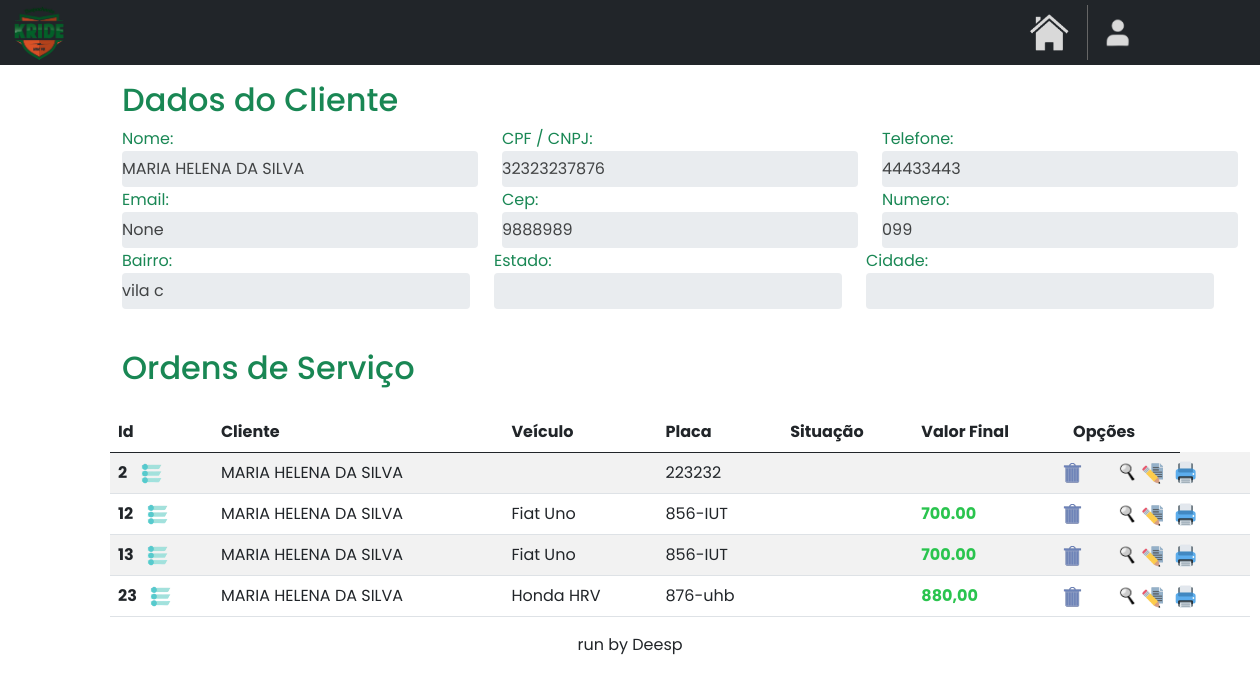
The app's page /home/consultar_cliente/36/, older data.
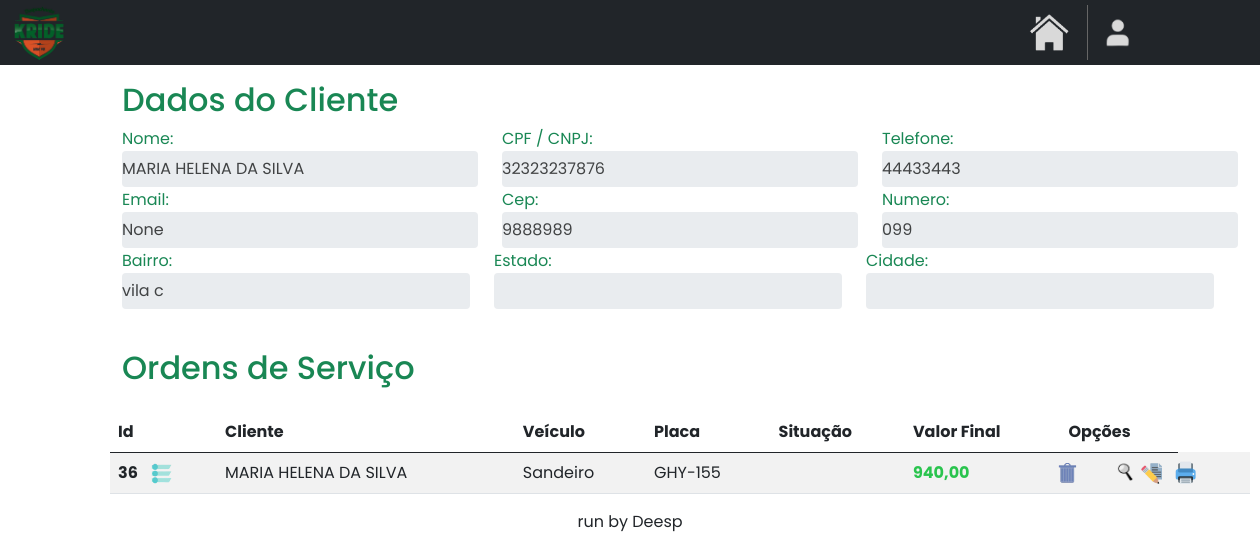
The same page, newer data.
### clientes/models.py (models this page shows)
class Cliente(models.Model):
    name = models.CharField(max_length=40)
    cpf_cnpj = models.CharField(max_length=14)
    telefone = models.CharField(max_length=11)
    cep = models.CharField(max_length=50, default='')
    bairro = models.CharField(max_length=30, default='')
    estado = models.CharField(max_length=30, default='')
    cidade = models.CharField(max_length=15, default='')
    numero = models.CharField(max_length=6, default='')
    email = models.EmailField(max_length=100, null=True, blank=True)

### OS/models.py (models this page shows)
class OrdemServico(models.Model):
    renavam = models.IntegerField()
    placa = models.CharField(max_length=10)
    cliente_id = models.ForeignKey(Cliente, on_delete=models.CASCADE)
    nome_cliente = models.CharField(max_length=40)
    chassi = models.CharField(max_length=30, default='')
    cor = models.CharField(max_length=14, default='')
    combustivel = models.CharField(max_length=15, default='')
    modelo = models.CharField(max_length=25, default='')
    valor_veiculo = models.CharField(max_length=10, default='')
    ano_modelo = models.CharField(max_length=5, default='')
    pendencias = models.CharField(max_length=30, default='')
    data_entrega = models.DateField(null=True, blank=True)
    data_aq = models.DateField(null=True, blank=True)
    data_servico = models.DateField(default=datetime.date.today)
    desconto = models.CharField(max_length=10, default='')
    valor_f = models.CharField(max_length=10, default='')
    observacoes = models.TextField(blank=True, null=True)
    status = models.CharField(max_length=20, default='')
    cpf_vendedor = models.CharField(max_length=20, default='')
    concessionaria = models.CharField(max_length=30, default='')
    tipo_veiculo = models.CharField(max_length=15, default='')

### clientes/views.py (the view)
# urls.py: path('consultar_cliente/<str:id>/', clienteviews.consultar_cliente, name='consultar_cliente'),
def consultar_cliente(request, id):
    cliente = get_object_or_404(Cliente, pk=id)
    ordem_servico = OrdemServico.objects.filter(cliente_id=id)
    return render(
        request,
        'consulta.html',
        {'cliente': cliente,
         'ordem_servicos': ordem_servico}
    )

### clientes/templates/consulta.html (shortened to what this page needs)
{% extends "base.html" %}
{% load static %}
{% block content %}
<!DOCTYPE html>
<html lang="en">
<head>
    <link href="https://cdn.jsdelivr.net/npm/bootstrap@5.0.2/dist/css/bootstrap.min.css" rel="stylesheet">
</head>
<body>
    <div class="container mt-3 custom-container">
        <div class="d-flex justify-content-start align-items-center">
            <h2 class="me-auto text-success">Dados do Cliente</h2>
        </div>
    </div>
    <div class="container custom-container">
        <div class="row">
            <div class="col-md-4 form-group">
                <label class="text-success">Nome:</label>
                <input type="text" class="form-control readonly-input" value="{{ cliente.name }}" readonly>
            </div>
            <div class="col-md-4 form-group">
                <label class="text-success">CPF / CNPJ:</label>
                <input type="text" class="form-control readonly-input" value="{{ cliente.cpf_cnpj }}" readonly>
            </div>
            <div class="col-md-4 form-group">
                <label class="text-success">Telefone:</label>
                <input type="number" class="form-control readonly-input" value="{{ cliente.telefone }}" readonly>
            </div>
        </div>
        <div class="row" style="margin-top: -15px;">
            <div class="col-md-4 form-group">
                <label class="text-success">Email:</label>
                <input type="text" class="form-control readonly-input" value="{{ cliente.email }}" readonly>
            </div>
            <div class="col-md-4 form-group">
                <label class="text-success">Cep:</label>
                <input type="text" class="form-control readonly-input" value="{{ cliente.cep }}" readonly>
            </div>
            <div class="col-md-4 form-group">
                <label class="text-success">Numero:</label>
                <input type="number" class="form-control readonly-input" value="{{ cliente.numero }}" readonly>
            </div>
        <div class="row" style="margin-top: -15px;">
            <div class="col-md-4 form-group">
                <label class="text-success">Bairro:</label>
                <input type="text" class="form-control readonly-input" value="{{ cliente.bairro }}" readonly>
            </div>
            <div class="col-md-4 form-group">
                <label class="text-success">Estado:</label>
                <input type="text" class="form-control readonly-input" value="{{ cliente.estado }}" readonly>
            </div>
            <div class="col-md-4 form-group">
                <label class="text-success">Cidade:</label>
                <input type="number" class="form-control readonly-input" value="{{ cliente.cidade }}" readonly>
            </div>
        </div>
        <div class="d-flex justify-content-start align-items-center mt-4">
            <h2 class="me-auto text-success">Ordens de Serviço</h2>
        </div>
        <table class="table table-striped mt-3">
            <thead>
                <tr>
                    <th scope="col">Id</th>
                    <th scope="col">Cliente</th>
                    <th scope="col">Veículo</th>
                    <th scope="col">Placa</th>
                    <th scope="col">Situação</th>
                    <th scope="col">Valor Final</th>
                    <th scope="col">Opções</th>
                </tr>
            </thead>
            <tbody  id="tbodyOrdens">
                {% for ordem_servico in ordem_servicos %}
                    <tr>
                        <th>
                            {{ordem_servico.id}}
                            <a href="#" class="openOptions">
                                <img src="{% static 'images/status.png' %}" style="width: 23px; height: 21px; margin-left: 9px;" alt="status" title="ALTERAR STATUS">
                            </a>
                        </th>
                        <td>{{ordem_servico.nome_cliente}}</td>
                        <td>{{ordem_servico.modelo}}</td>
                        <td>{{ordem_servico.placa}}</td>
                        <td>{{ordem_servico.status}}</td>
                        <td style="color: #2ac44e; font-weight: bold;">{{ordem_servico.valor_f}}</td>
                        <td>
                            <a href="#" class="delete-button" data-toggle="modal" data-target="#confirmDeleteModal" data-url="{% url 'excluir_os' ordem_servico.id %}" title="EXCLUIR" style="height: 20px; margin-left: -12px;">
                                <img src="{% static 'images/excluir.png' %}" style="width: 24px; height: 22px;">
                            </a>
                        </td>
                        <td>
                            <a href="{% url 'consultar_os' ordem_servico.id %}"  title="CONSULTAR" style="height: 20px; margin-left: -71px;">
                                <img src="{% static 'images/consultar.png' %}" style="width: 22px; height: 23px;">
                            </a>
                        </td>
                        <td>
                            <a href="{% url 'editar_os' ordem_servico.id %}"  title="EDITAR" style="height: 20px; margin-left: -70px;">
                                <img src="{% static 'images/editaros.png' %}" style="width: 22px; height: 23px;">
                            </a>
                        </td>
                        <td>
                            <a href="{% url 'imprimir_os' ordem_servico.id %}"  title="IMPRIMIR" style="height: 20px; margin-left: -60px;">
                                <img src="{% static 'images/imprimiros.png' %}" style="width: 22px; height: 23px;">
                            </a>
                        </td>
                    </tr>
                {% endfor %}
            </tbody>
        </table>
    </div>
    </div>
</body>
</html>
{% endblock %}

### base/base.html (shortened to what this page needs)
{% load static %}
<!DOCTYPE html>
<html lang="en">
<head>
</head>
<body>
    <nav class="navbar navbar-expand bg-dark" style="height: 65px;">
        <div class="container-fluid">
            <a href="#">
                <img src="{% static 'images/logo1.png' %}" style="width: 55px;">
            </a>
        </div>
        <a href="{% url 'home' %}" style="text-decoration: none;">
            <img src="{% static 'images/home.png' %}" title="VOLTAR PARA A HOME" style="width: 40px; margin-right: 18px;">
        </a>
        <div class="container user-div" id="profile" style="width: 200px; cursor: pointer;">
            {% if user.is_superuser %}
                <img src="{% static 'images/master.png' %}" title="MASTER USER" style="width: 30px; margin-right: 0px;">
            {% else %}
                <img src="{% static 'images/user_profile.png' %}" title="USUÁRIO" style="width: 26px; margin-right: 0px;">
            {% endif %}
        </div>
    </nav>
    {% block content %}{% endblock %}
    <div class="text-center">
        <p>run by Deesp</p>
    </div>
</body>
</html>

### clientes/templates/consulta.html (style rules this page uses)
body { font-family: 'Poppins', sans-serif; }
.form-group { margin-bottom: 1rem; }
.readonly-input { background-color: #e3e7e9; border: none; box-shadow: none; color: #414344; padding-left: 0; }
.custom-container { margin-left: 110px; margin-right: 100px; }

Row changes from the older to the newer data that the page shows:
removed OrdemServico: id "2", nome_cliente "MARIA HELENA DA SILVA", placa "223232"
removed OrdemServico: id "12", nome_cliente "MARIA HELENA DA SILVA", modelo "Fiat Uno", placa "856-IUT", valor_f "700.00"
removed OrdemServico: id "13", nome_cliente "MARIA HELENA DA SILVA", modelo "Fiat Uno", placa "856-IUT", valor_f "700.00"
removed OrdemServico: id "23", nome_cliente "MARIA HELENA DA SILVA", modelo "Honda HRV", placa "876-uhb", valor_f "880,00"
added OrdemServico: id "36", nome_cliente "MARIA HELENA DA SILVA", modelo "Sandeiro", placa "GHY-155", valor_f "940,00"
